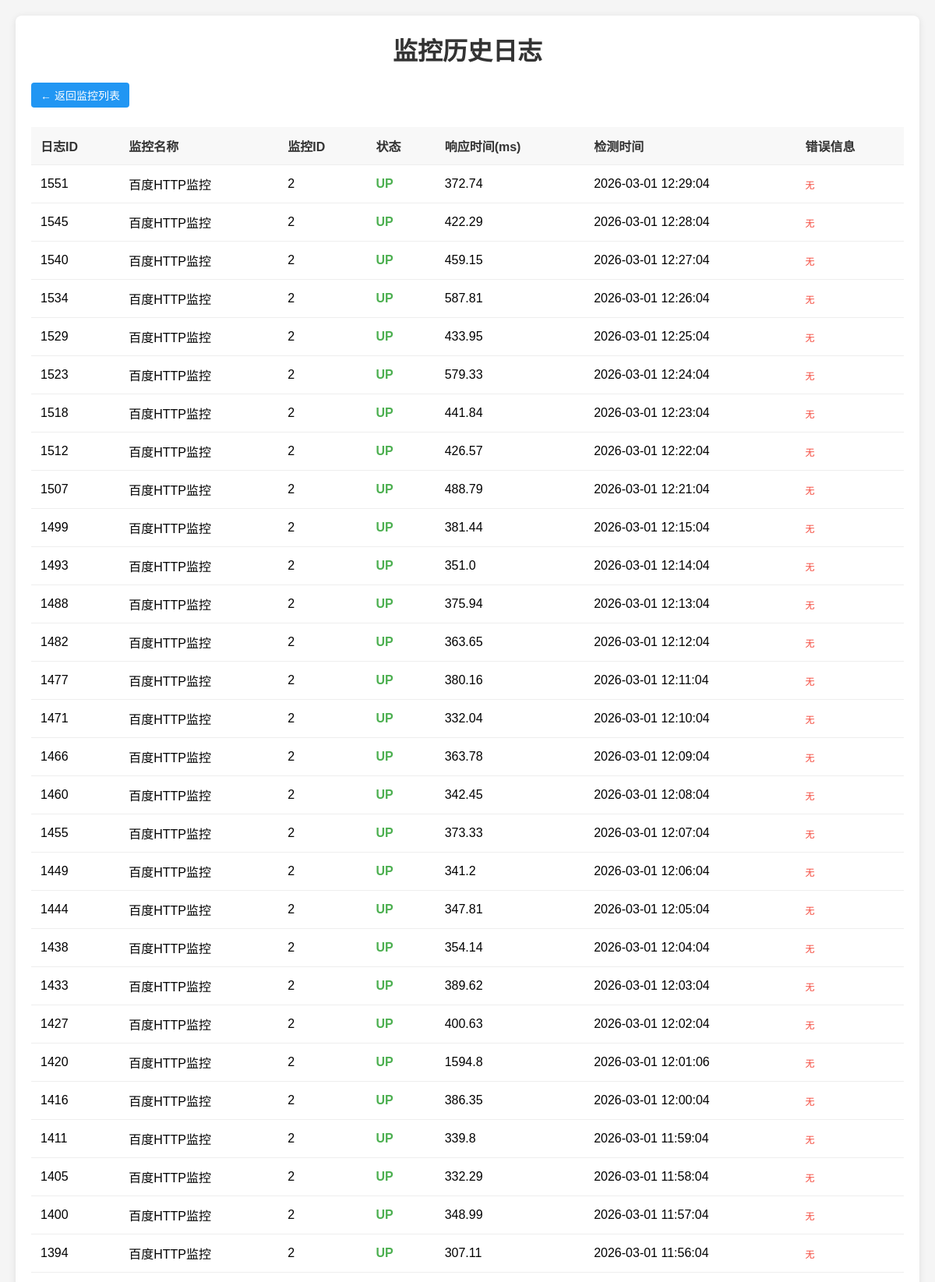
The app's page /logs?monitor_id=2 (upper part) with its own data.
### tables this page shows
CREATE TABLE monitor_logs(
        id integer primary key autoincrement,
        monitor_id integer not null,
        status text not null,
        response_time REAL NOT NULL DEFAULT 0.0,  
        error TEXT,                            
        extra_data TEXT DEFAULT '{}',          
        check_time TIMESTAMP NOT NULL DEFAULT CURRENT_TIMESTAMP,
        foreign key (monitor_id) references monitors (id) on delete cascade);

CREATE TABLE monitors(
        id integer primary key autoincrement,
        name text not null,
        type text not null,
        target TEXT NOT NULL,
        params text not null default '{}',
        interval INTEGER NOT NULL DEFAULT 60,
        timeout INTEGER NOT NULL DEFAULT 5,
        alert_threshold INTEGER NOT NULL DEFAULT 3,  
        is_active BOOLEAN NOT NULL DEFAULT 1,
        created_at TIMESTAMP NOT NULL DEFAULT CURRENT_TIMESTAMP,  
        updated_at TIMESTAMP NOT NULL DEFAULT CURRENT_TIMESTAMP, alert_email text);

### api/main.py (the view)
@app.get("/logs", response_class=HTMLResponse)
async def logs(request: Request, monitor_id: int = None):
    conn = sqlite3.connect(DB_PATH)
    conn.row_factory = sqlite3.Row
    cursor = conn.cursor()
    if monitor_id:
        cursor.execute("""
            SELECT ml.*, m.name as monitor_name
            FROM monitor_logs ml
            LEFT JOIN monitors m ON ml.monitor_id = m.id
            WHERE ml.monitor_id = ?
            ORDER BY ml.id DESC LIMIT 100
        """, (monitor_id,))
    else:
        cursor.execute("""
            SELECT ml.*, m.name as monitor_name
            FROM monitor_logs ml
            LEFT JOIN monitors m ON ml.monitor_id = m.id
            ORDER BY ml.id DESC LIMIT 100
        """)
    logs = cursor.fetchall()
    conn.close()
    return templates.TemplateResponse(
        "logs.html",
        {"request": request, "logs": logs, "monitor_id": monitor_id}
    )

### api/templates/logs.html (shortened to what this page needs)
<!DOCTYPE html>
<html lang="zh-CN">
<head>
</head>
<body>
    <div class="container">
        <h1>监控历史日志</h1>
        <a href="/" class="back-btn">← 返回监控列表</a>
        {% if logs %}
            <table>
                <tr>
                    <th>日志ID</th>
                    <th>监控名称</th>
                    <th>监控ID</th>
                    <th>状态</th>
                    <th>响应时间(ms)</th>
                    <th>检测时间</th>
                    <th>错误信息</th>
                </tr>
                {% for log in logs %}
                    <tr>
                        <td>{{ log.id }}</td>
                        <td>{{ log.monitor_name or '未知监控' }}</td>
                        <td>{{ log.monitor_id }}</td>
                        <td class="status-{{ log.status }}">{{ log.status.upper() }}</td>
                        <td>{{ log.response_time }}</td>
                        <td>{{ log.check_time }}</td>
                        <td class="error">{{ log.error or '无' }}</td>
                    </tr>
                {% endfor %}
            </table>
        {% else %}
            <div class="empty">
                暂无日志数据！
            </div>
        {% endif %}
    </div>
</body>
</html>

### api/templates/logs.html (style rules this page uses)
* { margin: 0; padding: 0; box-sizing: border-box; }
body { font-family: Arial, sans-serif; padding: 20px; background: #f5f5f5; }
.container { max-width: 1200px; margin: 0 auto; background: white; padding: 20px; border-radius: 8px; box-shadow: 0 2px 10px rgba(0,0,0,0.1); }
h1 { color: #333; margin-bottom: 20px; text-align: center; }
.back-btn { display: inline-block; margin-bottom: 15px; padding: 6px 12px; background: #2196F3; color: white; border-radius: 4px; text-decoration: none; font-size: 14px; }
table { width: 100%; border-collapse: collapse; margin-top: 10px; }
th, td { padding: 12px; text-align: left; border-bottom: 1px solid #eee; }
th { background: #f8f8f8; font-weight: bold; color: #333; }
.status-up { color: #4CAF50; font-weight: bold; }
.error { color: #F44336; font-size: 12px; }

### records on screen
monitor_logs: id "1551", name "百度HTTP监控", monitor_id "2", status "UP", response_time "372.74", check_time "2026-03-01 12:29:04", error "无"
monitor_logs: id "1545", name "百度HTTP监控", monitor_id "2", status "UP", response_time "422.29", check_time "2026-03-01 12:28:04", error "无"
monitor_logs: id "1540", name "百度HTTP监控", monitor_id "2", status "UP", response_time "459.15", check_time "2026-03-01 12:27:04", error "无"
monitor_logs: id "1534", name "百度HTTP监控", monitor_id "2", status "UP", response_time "587.81", check_time "2026-03-01 12:26:04", error "无"
monitor_logs: id "1529", name "百度HTTP监控", monitor_id "2", status "UP", response_time "433.95", check_time "2026-03-01 12:25:04", error "无"
monitor_logs: id "1523", name "百度HTTP监控", monitor_id "2", status "UP", response_time "579.33", check_time "2026-03-01 12:24:04", error "无"
monitor_logs: id "1518", name "百度HTTP监控", monitor_id "2", status "UP", response_time "441.84", check_time "2026-03-01 12:23:04", error "无"
monitor_logs: id "1512", name "百度HTTP监控", monitor_id "2", status "UP", response_time "426.57", check_time "2026-03-01 12:22:04", error "无"
monitor_logs: id "1507", name "百度HTTP监控", monitor_id "2", status "UP", response_time "488.79", check_time "2026-03-01 12:21:04", error "无"
monitor_logs: id "1499", name "百度HTTP监控", monitor_id "2", status "UP", response_time "381.44", check_time "2026-03-01 12:15:04", error "无"
monitor_logs: id "1493", name "百度HTTP监控", monitor_id "2", status "UP", response_time "351.0", check_time "2026-03-01 12:14:04", error "无"
monitor_logs: id "1488", name "百度HTTP监控", monitor_id "2", status "UP", response_time "375.94", check_time "2026-03-01 12:13:04", error "无"
monitor_logs: id "1482", name "百度HTTP监控", monitor_id "2", status "UP", response_time "363.65", check_time "2026-03-01 12:12:04", error "无"
monitor_logs: id "1477", name "百度HTTP监控", monitor_id "2", status "UP", response_time "380.16", check_time "2026-03-01 12:11:04", error "无"
monitor_logs: id "1471", name "百度HTTP监控", monitor_id "2", status "UP", response_time "332.04", check_time "2026-03-01 12:10:04", error "无"
monitor_logs: id "1466", name "百度HTTP监控", monitor_id "2", status "UP", response_time "363.78", check_time "2026-03-01 12:09:04", error "无"
monitor_logs: id "1460", name "百度HTTP监控", monitor_id "2", status "UP", response_time "342.45", check_time "2026-03-01 12:08:04", error "无"
monitor_logs: id "1455", name "百度HTTP监控", monitor_id "2", status "UP", response_time "373.33", check_time "2026-03-01 12:07:04", error "无"
monitor_logs: id "1449", name "百度HTTP监控", monitor_id "2", status "UP", response_time "341.2", check_time "2026-03-01 12:06:04", error "无"
monitor_logs: id "1444", name "百度HTTP监控", monitor_id "2", status "UP", response_time "347.81", check_time "2026-03-01 12:05:04", error "无"
monitor_logs: id "1438", name "百度HTTP监控", monitor_id "2", status "UP", response_time "354.14", check_time "2026-03-01 12:04:04", error "无"
monitor_logs: id "1433", name "百度HTTP监控", monitor_id "2", status "UP", response_time "389.62", check_time "2026-03-01 12:03:04", error "无"
monitor_logs: id "1427", name "百度HTTP监控", monitor_id "2", status "UP", response_time "400.63", check_time "2026-03-01 12:02:04", error "无"
monitor_logs: id "1420", name "百度HTTP监控", monitor_id "2", status "UP", response_time "1594.8", check_time "2026-03-01 12:01:06", error "无"
monitor_logs: id "1416", name "百度HTTP监控", monitor_id "2", status "UP", response_time "386.35", check_time "2026-03-01 12:00:04", error "无"
monitor_logs: id "1411", name "百度HTTP监控", monitor_id "2", status "UP", response_time "339.8", check_time "2026-03-01 11:59:04", error "无"
monitor_logs: id "1405", name "百度HTTP监控", monitor_id "2", status "UP", response_time "332.29", check_time "2026-03-01 11:58:04", error "无"
monitor_logs: id "1400", name "百度HTTP监控", monitor_id "2", status "UP", response_time "348.99", check_time "2026-03-01 11:57:04", error "无"
monitor_logs: id "1394", name "百度HTTP监控", monitor_id "2", status "UP", response_time "307.11", check_time "2026-03-01 11:56:04", error "无"
